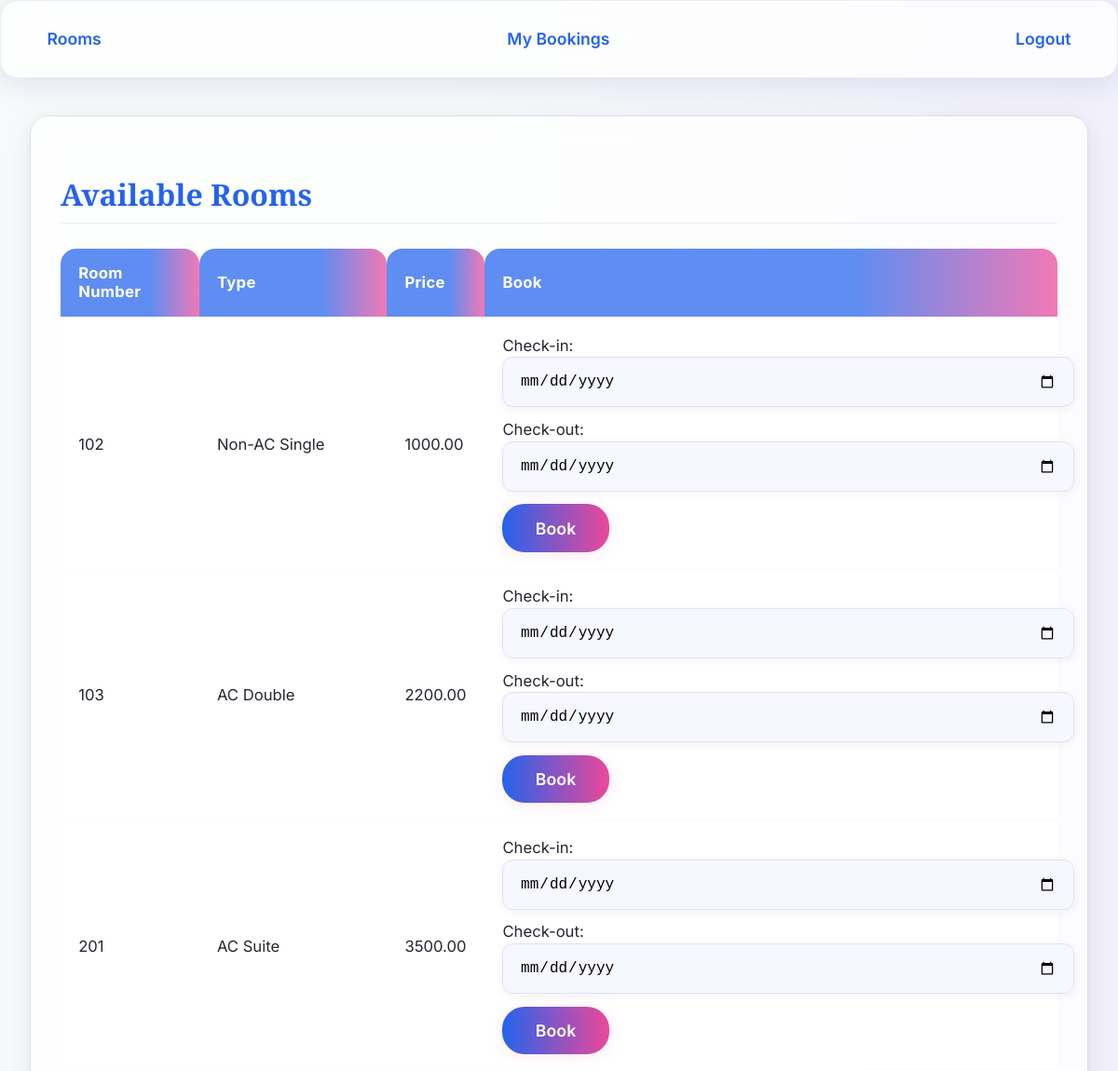
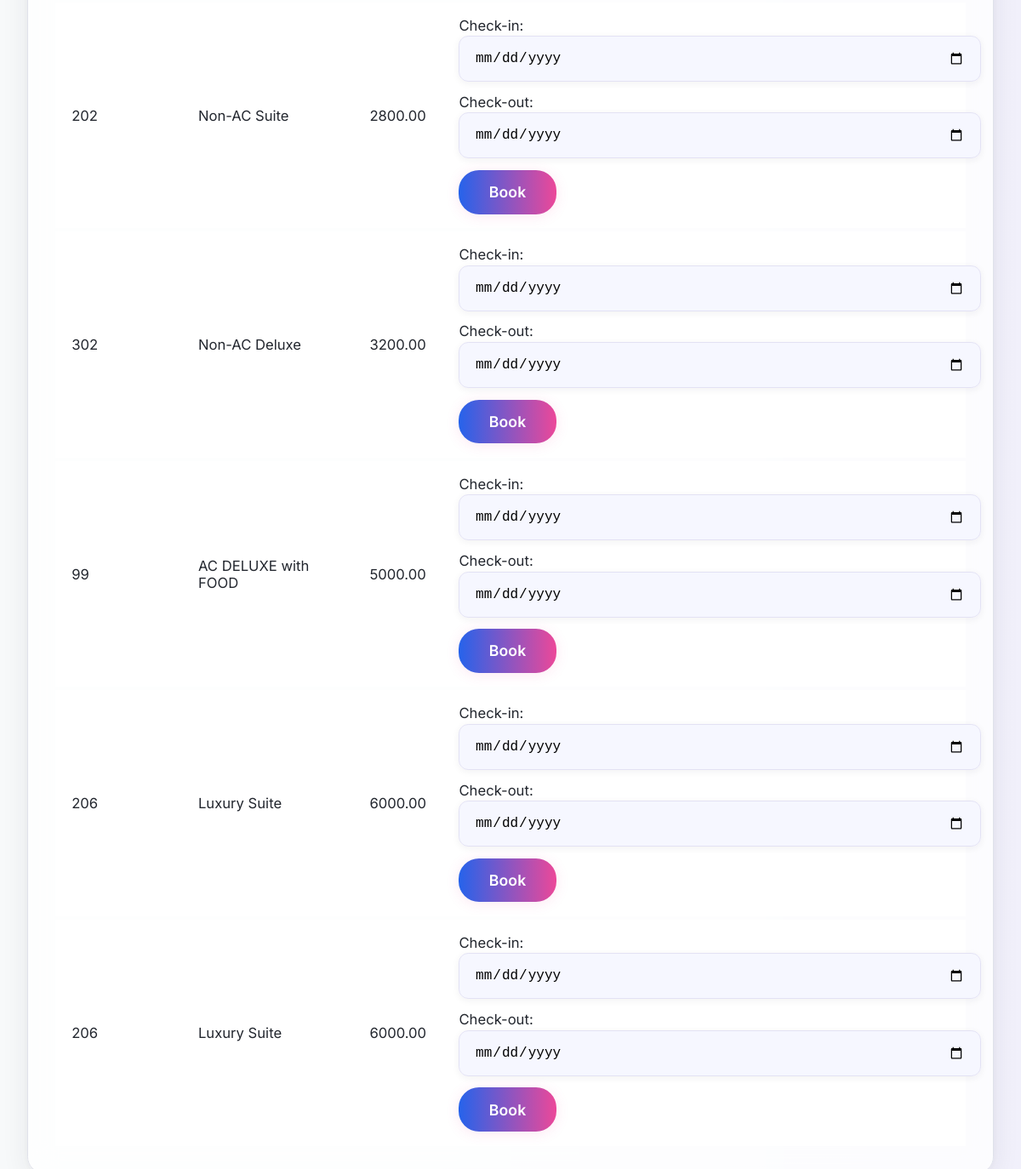
Screenshot of /rooms.php (signed in) with the database file from the repository (2 pictures, top to bottom).
### tables this page shows
CREATE TABLE `rooms` (
  `id` int(11) NOT NULL,
  `room_number` varchar(10) NOT NULL,
  `type` varchar(50) NOT NULL,
  `price` decimal(10,2) NOT NULL,
  `available` tinyint(1) DEFAULT 1
);

### rooms.php (the view, shortened to what this page needs)
<?php
include 'db.php';
$sql = "SELECT * FROM rooms WHERE available = 1";
$result = $conn->query($sql);
?>
<!DOCTYPE html>
<html>
<head>
    <link rel="stylesheet" href="style.css">
</head>
<body>
    <div class="navbar">
        <a href="rooms.php">Rooms</a>
        <a href="my_bookings.php">My Bookings</a>
        <a href="logout.php">Logout</a>
    </div>
    <div class="container">
    <div class="card">
    <h2>Available Rooms</h2>
    <table>
        <tr>
            <th>Room Number</th>
            <th>Type</th>
            <th>Price</th>
            <th>Book</th>
        </tr>
        <?php while($row = $result->fetch_assoc()): ?>
        <tr>
            <td><?= $row['room_number'] ?></td>
            <td><?= $row['type'] ?></td>
            <td><?= $row['price'] ?></td>
            <td>
                <form action="book_room.php" method="POST">
                    Check-in: <input type="date" name="check_in" required>
                    Check-out: <input type="date" name="check_out" required>
                    <button type="submit">Book</button>
                </form>
            </td>
        </tr>
        <?php endwhile; ?>
    </table>
    </div>
    </div>
</body>
</html>

### style.css (style rules this page uses)
:root { --primary: #2563eb; --secondary: #ec4899; --light: #f7f9fa; --dark: #191a23; --success: #22c55e; --danger: #ef4444; --info: #38bdf8; --warning: #fbbf24; --card-glass: rgba(255,255,255,0.77); --backdrop-glass: blur(18px); --text: #23272f; }
body { font-family: 'Inter', 'system-ui', sans-serif; background: linear-gradient(90deg, #f7f9fa 40%, #f1f0fb 100%); color: var(--text); min-height: 100vh; margin: 0; }
.container { max-width: 1140px; margin: 40px auto; padding: 0 2rem; }
.navbar { display: flex; align-items: center; justify-content: space-between; background: var(--card-glass); box-shadow: 0 6px 32px 0 rgba(31,38,135,0.11); border-radius: 1.2rem; padding: 1.3rem 2rem; margin-bottom: 2.5rem; backdrop-filter: var(--backdrop-glass); border: 1.5px solid #eaecf0; }
.navbar a { color: var(--primary); text-decoration: none; margin-right: 1.5rem; padding: 0.6rem 1.1rem; font-weight: 600; border-radius: 1.1rem; transition: background 0.22s, color 0.2s; font-size: 1.1rem; }
.navbar a:last-child { margin-right: 0; }
.card { background: var(--card-glass); backdrop-filter: var(--backdrop-glass); border-radius: 1.2rem; box-shadow: 0 8px 32px 0 rgba(36,37,49,0.08), 0 1.5px 10px 0 rgba(31,38,135,0.04); padding: 2.2rem 2rem 1.7rem 2rem; margin-bottom: 1.7rem; border: 1.5px solid #e0e2ea; transition: transform .16s cubic-bezier(.44,1.2,.6,1), box-shadow .18s; }
.card h2 { color: var(--primary); font-family: 'Playfair Display', serif; font-size: 2rem; margin-bottom: 1.2rem; padding-bottom: .6rem; border-bottom: 1px solid #eceaf5; background: linear-gradient(90deg, #2563eb 30%, #ec4899 80%); -webkit-background-clip: text; -webkit-text-fill-color: transparent; background-clip: text; text-fill-color: transparent; }
table { width: 100%; border-collapse: separate; margin-top: 1.4rem; border-spacing: 0 0.3rem; font-size: 1.04rem; background: transparent; }
th, td { padding: 1.05rem 1.2rem; text-align: left; background: rgba(255,255,255,0.80); border: none; }
th { background: linear-gradient(90deg, #2563ebbb 65%, #ec4899bb 100%); color: #fff; font-weight: 700; border-radius: 1.05rem 1.05rem 0 0; letter-spacing: 0.018em; }
tr { transition: background 0.12s; border-radius: 0.7rem; }
tr:last-child td { border-bottom: none; }
input[type="text"], input[type="password"], input[type="number"], input[type="date"], select { width: 100%; padding: 1rem 1.1rem; border: 1.5px solid #e3e2f4; border-radius: 0.7rem; margin-top: 0.16rem; background: rgba(245,246,255,0.86); font-size: 1rem; margin-bottom: 0.86rem; transition: border .15s, box-shadow .18s; box-shadow: 0 2px 9px 0 rgba(36,37,49,0.06); }
button, .btn { background: linear-gradient(90deg, #2563eb 0%, #ec4899 100%); color: #fff; padding: 0.95rem 2.2rem; border: none; border-radius: 1.5rem; font-size: 1.1rem; font-weight: 600; font-family: 'Inter', sans-serif; cursor: pointer; box-shadow: 0 2px 16px 0 rgba(236, 72, 153, 0.13); letter-spacing: 0.01em; transition: background .16s, box-shadow .15s, transform .12s; }

### rows the page displays
rooms: room_number "102", type "Non-AC Single", price "1000.00"
rooms: room_number "103", type "AC Double", price "2200.00"
rooms: room_number "201", type "AC Suite", price "3500.00"
rooms: room_number "202", type "Non-AC Suite", price "2800.00"
rooms: room_number "302", type "Non-AC Deluxe", price "3200.00"
rooms: room_number "99", type "AC DELUXE with FOOD", price "5000.00"
rooms: room_number "206", type "Luxury Suite", price "6000.00"
rooms: room_number "206", type "Luxury Suite", price "6000.00"
